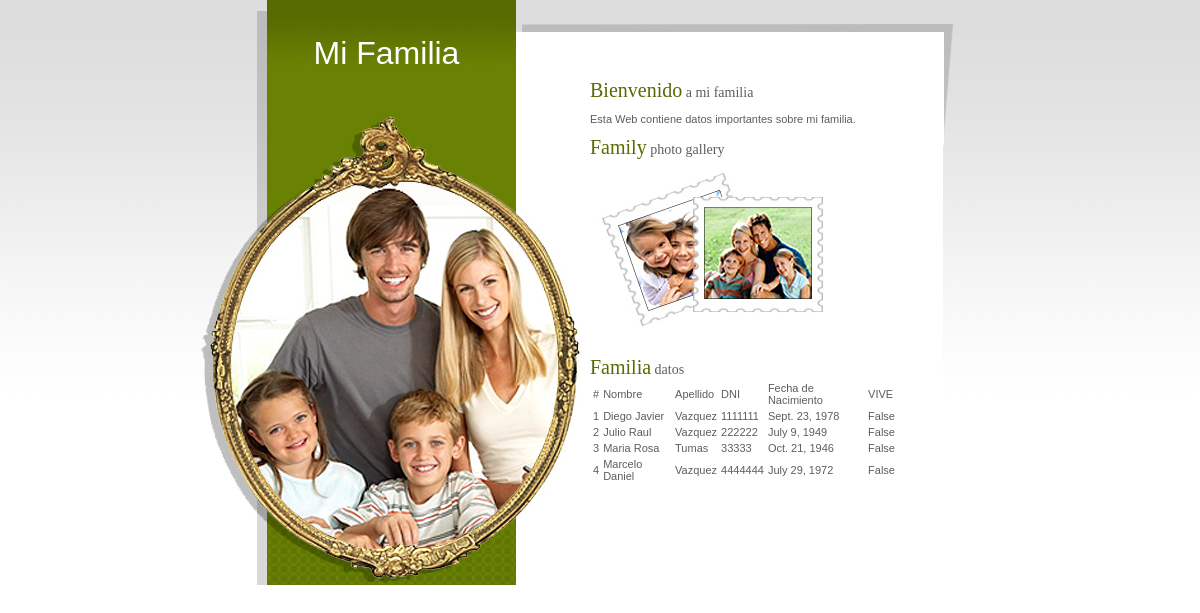
Before: / with the older database file.
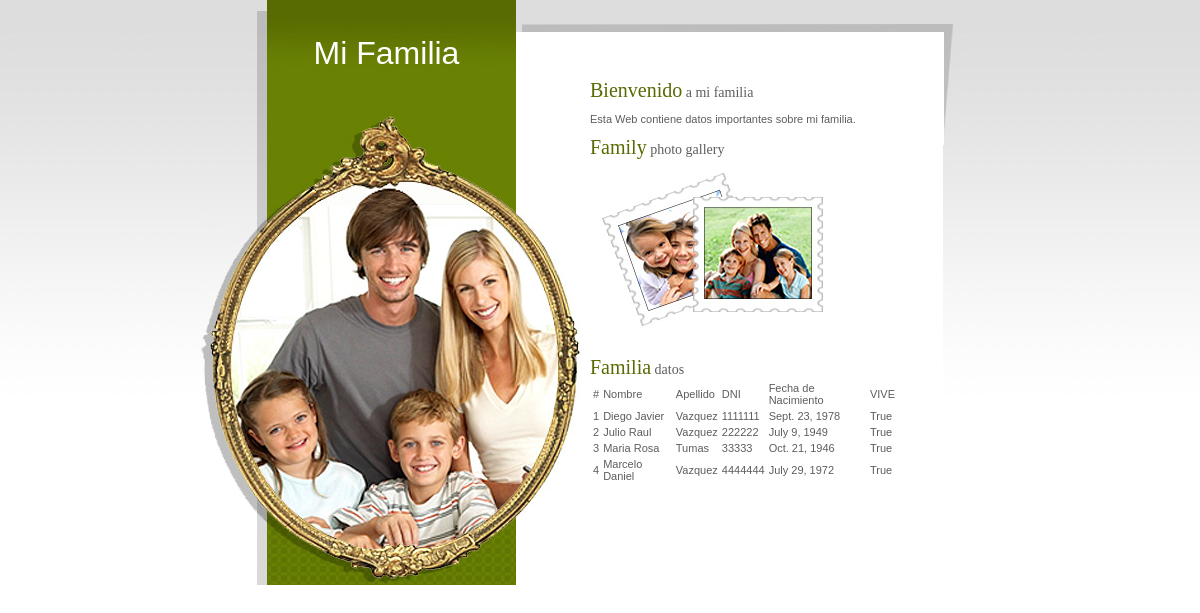
After: the same page with the newer database file.
### appfamily/models.py (models this page shows)
class Familia(models.Model):
    nombre=models.CharField(max_length=40)
    apellido=models.CharField(max_length=40)
    dni=models.IntegerField()
    fecha_nacimiento=models.DateField()
    vive=models.BooleanField()

### appfamily/views.py (the view)
# urls.py: path("", inicio)
def inicio(request):
    familias=Familia.objects.all()
    return render(request, "appfamily/index.html", {"familias": familias})

### appfamily/templates/appfamily/index.html (shortened to what this page needs)
<!DOCTYPE html PUBLIC "-//W3C//DTD XHTML 1.0 Strict//EN" "http://www.w3.org/TR/xhtml1/DTD/xhtml1-strict.dtd">
<html xmlns="http://www.w3.org/1999/xhtml" xml:lang="en" lang="en">
<head>
  {% load static %}
  <link rel="stylesheet" href="{% static 'style.css' %}" type="text/css" charset="utf-8" />
</head>
<body>
<div id="wrapper">
  <h1>Mi Familia</h1>
  <div id="family"></div>
  <div id="head-top"></div>
  <div id="head-right"></div>
  <div id="body">
    <div class="i">
      <h2 class="shallow"><strong>Bienvenido</strong> a mi familia</h2>
      <p>Esta Web contiene datos importantes sobre mi familia.</p>
      <h2 class="shallow"><strong>Family</strong> photo gallery</h2>
      <p><img src="{% static 'images/gallery.jpg' %}" width="233" height="161" alt="Gallery" class="left" /></p>
      <h2><strong>Familia</strong> datos</h2>
      <table>
        <thead>
            <tr>
                <td>#</td>
                <td>Nombre</td>
                <td>Apellido</td>
                <td>DNI</td>
                <td>Fecha de Nacimiento</td>
                <td>VIVE</td>
            </tr>
        </thead>
        <tbody>
            {% for familia in familias %}
            <tr>
                <td>{{familia.id}}</td>
                <td>{{familia.nombre}}</td>
                <td>{{familia.apellido}}</td>
                <td>{{familia.dni}}</td>
                <td>{{familia.fecha_nacimiento}}</td>
                <td>{{familia.vive}}</td>
            </tr>
            {% endfor %}
      </div>
    </div>
  </div>
</body>
</html>

### appfamily/static/style.css (style rules this page uses)
html, body, h1, h2, h3, h4 { margin: 0; padding: 0; }
img { border: 0; }
.left { float: left; }
body { background: url(images/bg.jpg) repeat-x; text-align: center; font: 11px arial, sans-serif; color: #5D5D5D; }
#wrapper { text-align: left; margin: auto; width: 686px; position: relative; }
h1 { position: absolute; background: url(images/header.jpg) no-repeat; width: 259px; height: 204px; top: 0; left: 0; text-align: center; padding-top: 35px; color: white; font: 32px "Lucida Handwriting", "Lucida Calligraphy", verdana, arial, sans-serif; }
#family { position: absolute; background: url(images/myfamily.jpg) no-repeat; width: 383px; height: 381px; top: 204px; left: -59px; z-index: 1; }
#body { position: absolute; width: 427px; top: 0; left: 259px; background: white; overflow: hidden; }
#body .i { padding: 69px 45px 84px 74px; }
#head-top { position: absolute; top: 0; left: 259px; width: 427px; height: 32px; z-index: 2; background: url(images/head_top.gif) no-repeat; }
#head-right { position: absolute; top: 0; left: 686px; width: 13px; height: 145px; z-index: 3; background: url(images/head_right.gif) no-repeat; }
#body h2 { font: 14px "Times new roman", "Lucida Grande", serif; font-weight: normal; margin-top: 25px; }
#body h2.shallow { margin-top: 10px; }
#body h2 strong { color: #576B02; font-size: 20px; font-weight: normal; }
#body p { margin: 1em 0; }

Changed rows visible on the page:
changed Familia "Diego Javier": vive "False" → "True"
changed Familia "Julio Raul": vive "False" → "True"
changed Familia "Maria Rosa": vive "False" → "True"
changed Familia "Marcelo Daniel": vive "False" → "True"
